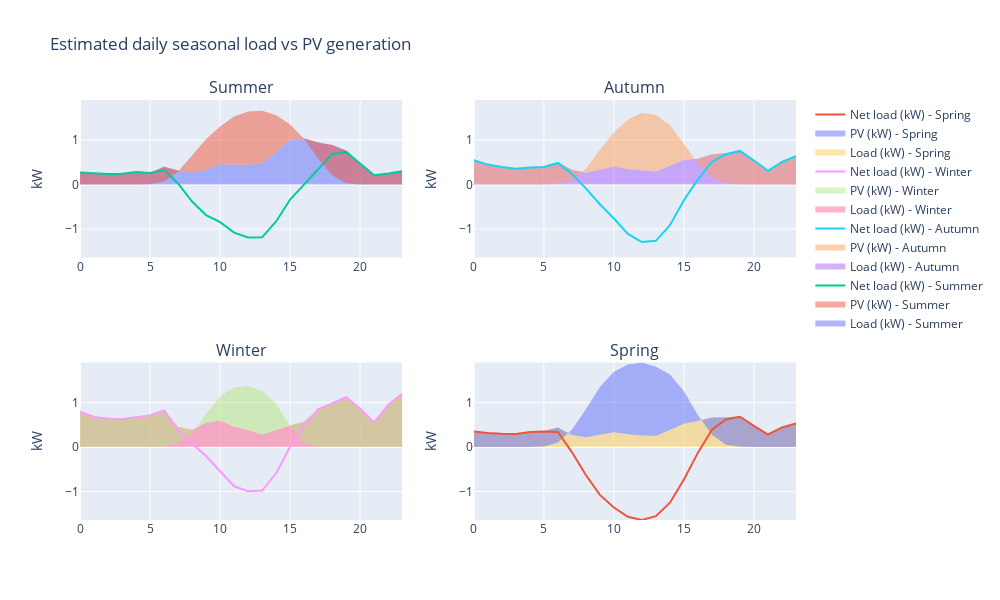

The code cell stored with this chart in its notebook:
### Code cell
#  Showing the results
# ]f battery doesn't exist:

if battery_kwh == 0:

    display('Estimated annual PV energy generated: '+ Results['Annual_PV_Generation'].astype(int).astype(str) + ' kWh')
    display('Estimated annual PV energy generated per kW installed capacity: '+ Results['Annual_PV_Generation_per_kW'].astype(int).astype(str) + ' kWh')
    display('Estimated PV energy consumed on-site: '+ Results['Est_Annual_PV_self_consumption_SolarOnly'].astype(int).astype(str) + ' kWh')
    display('Estimated annual CO2 emissions avoided: ' + (0.82* Results['Annual_PV_Generation']).astype(int).astype(str)  + ' kg CO2')
    display('Estimated energy exported to grid (No battery): '+ Results['Est_Annual_PV_export_SolarOnly'].astype(int).astype(str) + ' kWh')
    display('Estimated saving due to not using the grid (No battery): '+ Results['Saving_due_to_not_using_grid_SolarOnly'].astype(int).astype(str) + ' $')
    display('Estimated annual Feed-in tariff payment (No battery): '+ Results['FiT_Payment_SolarOnly'].astype(int).astype(str) + ' $')
    display('Estimated total annual saving (No battery): '+ Results['Annual_Saving_SolarOnly'].astype(int).astype(str) + ' $')

else:
    
    display('Estimated annual PV energy generated: '+ Results['Annual_PV_Generation'].astype(int).astype(str) + ' kWh')
    display('Estimated annual PV energy generated per kW installed capacity: '+ Results['Annual_PV_Generation_per_kW'].astype(int).astype(str) + ' kWh')

    display('Estimated annual CO2 emissions avoided: ' + (0.82* Results['Annual_PV_Generation']).astype(int).astype(str)  + ' kg CO2')

    display('Result without battery:')
    display('Estimated PV energy consumed on-site (No Battery): '+ Results['Est_Annual_PV_self_consumption_SolarOnly'].astype(int).astype(str) + ' kWh')
    display('Estimated energy exported to grid (No battery): '+ Results['Est_Annual_PV_export_SolarOnly'].astype(int).astype(str) + ' kWh')
    display('Estimated saving due to not using the grid (No battery): '+ Results['Saving_due_to_not_using_grid_SolarOnly'].astype(int).astype(str) + ' $')
    display('Estimated annual Feed-in tariff payment (No battery): '+ Results['FiT_Payment_SolarOnly'].astype(int).astype(str) + ' $')
    display('Estimated total annual saving (No battery): '+ Results['Annual_Saving_SolarOnly'].astype(int).astype(str) + ' $')

    display('Result with battery:')
    display('Estimated PV energy consumed on-site: '+ Results['Est_Annual_PV_self_consumption_sol_batt'].astype(int).astype(str) + ' kWh')

    display('Estimated energy exported to grid: '+ Results['Est_Annual_PV_export_sol_batt'].astype(int).astype(str) + ' kWh')
    display('Estimated saving due to not using the grid: '+ Results['Saving_due_to_not_using_grid_sol_batt'].astype(int).astype(str) + ' $')
    display('Estimated annual Feed-in tariff payment: '+ Results['FiT_Payment_sol_batt'].astype(int).astype(str) + ' $')
    display('Estimated total annual saving: '+ Results['Annual_Saving_sol_batt'].astype(int).astype(str) + ' $')

# Estimated daily seasonal load vs PV generation

LoadSeasonalPattern=pd.read_json(Results['Load_seasonal_pattern_kW'])
PVSeasonalPattern=pd.read_json(Results['PV_seasonal_pattern_kW'])
if battery_kwh > 0:
    PVBattSeasonalPattern=pd.read_json(Results['pv_batt_seasonal_pattern_kW'])

LoadSeasonalPattern_Sum=LoadSeasonalPattern.loc[LoadSeasonalPattern[0]==1,[1,2]]
LoadSeasonalPattern_Fal=LoadSeasonalPattern.loc[LoadSeasonalPattern[0]==2,[1,2]]
LoadSeasonalPattern_Win=LoadSeasonalPattern.loc[LoadSeasonalPattern[0]==3,[1,2]]
LoadSeasonalPattern_Spr=LoadSeasonalPattern.loc[LoadSeasonalPattern[0]==4,[1,2]]

PVSeasonalPattern_Sum=PVSeasonalPattern.loc[PVSeasonalPattern[0]==1,[1,2]]
PVSeasonalPattern_Fal=PVSeasonalPattern.loc[PVSeasonalPattern[0]==2,[1,2]]
PVSeasonalPattern_Win=PVSeasonalPattern.loc[PVSeasonalPattern[0]==3,[1,2]]
PVSeasonalPattern_Spr=PVSeasonalPattern.loc[PVSeasonalPattern[0]==4,[1,2]]
# if battery exists:

if battery_kwh > 0:
    PVBattSeasonalPattern_Sum=PVBattSeasonalPattern.loc[PVBattSeasonalPattern[0]==1,[1,2]]
    PVBattSeasonalPattern_Fal=PVBattSeasonalPattern.loc[PVBattSeasonalPattern[0]==2,[1,2]]
    PVBattSeasonalPattern_Win=PVBattSeasonalPattern.loc[PVBattSeasonalPattern[0]==3,[1,2]]
    PVBattSeasonalPattern_Spr=PVBattSeasonalPattern.loc[PVBattSeasonalPattern[0]==4,[1,2]]

trace1 = go.Scatter(
    x=LoadSeasonalPattern_Sum[1],
    y=LoadSeasonalPattern_Sum[2],fill='tozeroy', mode= 'none',name='Load (kW) - Summer')
trace11 = go.Scatter(
    x=PVSeasonalPattern_Sum[1],
    y=PVSeasonalPattern_Sum[2],fill='tonexty', mode= 'none',name='PV (kW) - Summer')

if battery_kwh > 0:
    trace12 = go.Scatter(
        x=PVBattSeasonalPattern_Sum[1],
        y=PVBattSeasonalPattern_Sum[2], mode= 'lines',name='Net load (with battery) (kW) - Summer')   
trace13 = go.Scatter(
    x=LoadSeasonalPattern_Sum[1],
    y=LoadSeasonalPattern_Sum[2]-PVSeasonalPattern_Sum[2], mode= 'lines',name='Net load (kW) - Summer')   

trace2 = go.Scatter(
    x=LoadSeasonalPattern_Fal[1],
    y=LoadSeasonalPattern_Fal[2],
    xaxis='x2',yaxis='y2',fill='tozeroy', mode= 'none',name='Load (kW) - Autumn')
trace21 = go.Scatter(
    x=PVSeasonalPattern_Fal[1],
    y=PVSeasonalPattern_Fal[2],
    xaxis='x2',yaxis='y2',fill='tonexty', mode= 'none',name='PV (kW) - Autumn')

if battery_kwh > 0:
    trace22 = go.Scatter(
        x=PVBattSeasonalPattern_Fal[1],
        y=PVBattSeasonalPattern_Fal[2], mode= 'lines',name='Net load (with battery) (kW) - Autumn')  
trace23 = go.Scatter(
    x=LoadSeasonalPattern_Fal[1],
    y=LoadSeasonalPattern_Fal[2]-PVSeasonalPattern_Fal[2], mode= 'lines',name='Net load (kW) - Autumn') 

trace3 = go.Scatter(
    x=LoadSeasonalPattern_Win[1],
    y=LoadSeasonalPattern_Win[2],
    xaxis='x3',yaxis='y3',fill='tozeroy', mode= 'none',name='Load (kW) - Winter')
trace31 = go.Scatter(
    x=PVSeasonalPattern_Win[1],
    y=PVSeasonalPattern_Win[2],
    xaxis='x3',yaxis='y3',fill='tonexty', mode= 'none',name='PV (kW) - Winter')

if battery_kwh > 0:   
    trace32 = go.Scatter(
        x=PVBattSeasonalPattern_Win[1],
        y=PVBattSeasonalPattern_Win[2], mode= 'lines',name='Net load (with battery) (kW) - Winter')  
trace33 = go.Scatter(
    x=LoadSeasonalPattern_Win[1],
    y=LoadSeasonalPattern_Win[2]-PVSeasonalPattern_Win[2], mode= 'lines',name='Net load (kW) - Winter') 

trace4 = go.Scatter(
    x=LoadSeasonalPattern_Spr[1],
    y=LoadSeasonalPattern_Spr[2],
    xaxis='x4',yaxis='y4',fill='tozeroy', mode= 'none',name='Load (kW) - Spring')
trace41 = go.Scatter(
    x=PVSeasonalPattern_Spr[1],
    y=PVSeasonalPattern_Spr[2],
    xaxis='x4',yaxis='y4',fill='tonexty', mode= 'none',name='PV (kW) - Spring')

if battery_kwh > 0:
    trace42 = go.Scatter(
        x=PVBattSeasonalPattern_Spr[1],
        y=PVBattSeasonalPattern_Spr[2], mode= 'lines',name='Net load (with battery) (kW) - Spring') 
trace43 = go.Scatter(
    x=LoadSeasonalPattern_Spr[1],
    y=LoadSeasonalPattern_Spr[2]-PVSeasonalPattern_Spr[2], mode= 'lines',name='Net load (kW) - Spring')  


fig = tools.make_subplots(rows=2, cols=2, print_grid=False, subplot_titles=('Summer', 'Autumn',
                                                          'Winter', 'Spring'))
fig.append_trace(trace1, 1, 1)
fig.append_trace(trace11, 1, 1)
if battery_kwh > 0:
    fig.append_trace(trace12, 1, 1)
fig.append_trace(trace13, 1, 1)

fig.append_trace(trace2, 1, 2)
fig.append_trace(trace21, 1, 2)
if battery_kwh > 0:
    fig.append_trace(trace22, 1, 2)
fig.append_trace(trace23, 1, 2)

fig.append_trace(trace3, 2, 1)
fig.append_trace(trace31, 2, 1)
if battery_kwh > 0:
    fig.append_trace(trace32, 2, 1)
fig.append_trace(trace33, 2, 1)

fig.append_trace(trace4, 2, 2)
fig.append_trace(trace41, 2, 2)
if battery_kwh > 0:
    fig.append_trace(trace42, 2, 2)
fig.append_trace(trace43, 2, 2)

MaxRange=max(max(LoadSeasonalPattern[2]),max(PVSeasonalPattern[2]))

if battery_kwh > 0:
    MinRange=min(min(LoadSeasonalPattern[2]-PVSeasonalPattern[2]),min(PVBattSeasonalPattern[2]))
else:
    MinRange=min(LoadSeasonalPattern[2]-PVSeasonalPattern[2])
    
fig['layout']['yaxis1'].update(title='kW',range=[MinRange,MaxRange])
fig['layout']['yaxis2'].update(title='kW',range=[MinRange,MaxRange])
fig['layout']['yaxis3'].update(title='kW',range=[MinRange,MaxRange])
fig['layout']['yaxis4'].update(title='kW',range=[MinRange,MaxRange])

fig['layout'].update(height=600, width=1000, title='Estimated daily seasonal load vs PV generation',showlegend=True)
# fig = go.Figure(data, layout)
iplot(fig)

### Figure 1 — Plotly figure (JSON) as saved in the notebook; plotly's stock layout.template omitted (floating-point values rounded to 4 significant figures)
{"data": [{"fill": "tozeroy", "mode": "none", "name": "Load (kW) - Summer", "type": "scatter", "x": [0, 1, 2, 3, 4, 5, 6, 7, 8, 9, 10, 11, 12, 13, 14, 15, 16, 17, 18, 19, 20, 21, 22, 23], "xaxis": "x", "y": [0.2725, 0.2511, 0.2369, 0.244, 0.2841, 0.2662, 0.3981, 0.3147, 0.2704, 0.3318, 0.4614, 0.4466, 0.4508, 0.4718, 0.7272, 1.011, 1.036, 0.9434, 0.8886, 0.7622, 0.4699, 0.2098, 0.2467, 0.2958], "yaxis": "y"}, {"fill": "tonexty", "mode": "none", "name": "PV (kW) - Summer", "type": "scatter", "x": [0, 1, 2, 3, 4, 5, 6, 7, 8, 9, 10, 11, 12, 13, 14, 15, 16, 17, 18, 19, 20, 21, 22, 23], "xaxis": "x", "y": [0, 0, 0, 0, 0, 0.005538, 0.07217, 0.291, 0.6536, 1.021, 1.306, 1.528, 1.641, 1.658, 1.558, 1.349, 1.028, 0.5834, 0.2056, 0.0287, 0, 0, 0, 0], "yaxis": "y"}, {"mode": "lines", "name": "Net load (kW) - Summer", "type": "scatter", "x": [0, 1, 2, 3, 4, 5, 6, 7, 8, 9, 10, 11, 12, 13, 14, 15, 16, 17, 18, 19, 20, 21, 22, 23], "xaxis": "x", "y": [0.2725, 0.2511, 0.2369, 0.244, 0.2841, 0.2606, 0.3259, 0.02363, -0.3832, -0.6892, -0.8449, -1.081, -1.191, -1.187, -0.8309, -0.3383, 0.007485, 0.3601, 0.683, 0.7335, 0.4699, 0.2098, 0.2467, 0.2958], "yaxis": "y"}, {"fill": "tozeroy", "mode": "none", "name": "Load (kW) - Autumn", "type": "scatter", "x": [0, 1, 2, 3, 4, 5, 6, 7, 8, 9, 10, 11, 12, 13, 14, 15, 16, 17, 18, 19, 20, 21, 22, 23], "xaxis": "x2", "y": [0.5442, 0.448, 0.393, 0.3539, 0.3806, 0.3936, 0.5004, 0.333, 0.2667, 0.335, 0.4028, 0.3487, 0.3221, 0.295, 0.42, 0.5547, 0.5816, 0.681, 0.703, 0.7555, 0.5387, 0.3065, 0.5066, 0.6401], "yaxis": "y2"}, {"fill": "tonexty", "mode": "none", "name": "PV (kW) - Autumn", "type": "scatter", "x": [0, 1, 2, 3, 4, 5, 6, 7, 8, 9, 10, 11, 12, 13, 14, 15, 16, 17, 18, 19, 20, 21, 22, 23], "xaxis": "x2", "y": [0, 0, 0, 0, 0, 0, 0.01555, 0.09359, 0.3534, 0.7784, 1.167, 1.461, 1.615, 1.561, 1.336, 0.9091, 0.4649, 0.1702, 0.0215, 0.0004831, 0, 0, 0, 0], "yaxis": "y2"}, {"mode": "lines", "name": "Net load (kW) - Autumn", "type": "scatter", "x": [0, 1, 2, 3, 4, 5, 6, 7, 8, 9, 10, 11, 12, 13, 14, 15, 16, 17, 18, 19, 20, 21, 22, 23], "xaxis": "x2", "y": [0.5442, 0.448, 0.393, 0.3539, 0.3806, 0.3936, 0.4848, 0.2394, -0.08668, -0.4435, -0.7645, -1.112, -1.293, -1.266, -0.9157, -0.3544, 0.1167, 0.5108, 0.6815, 0.7551, 0.5387, 0.3065, 0.5066, 0.6401], "yaxis": "y2"}, {"fill": "tozeroy", "mode": "none", "name": "Load (kW) - Winter", "type": "scatter", "x": [0, 1, 2, 3, 4, 5, 6, 7, 8, 9, 10, 11, 12, 13, 14, 15, 16, 17, 18, 19, 20, 21, 22, 23], "xaxis": "x3", "y": [0.7947, 0.6751, 0.641, 0.622, 0.6723, 0.7115, 0.8308, 0.4513, 0.39, 0.543, 0.5937, 0.4573, 0.3822, 0.2823, 0.3818, 0.4844, 0.5685, 0.8483, 0.9803, 1.118, 0.861, 0.5531, 0.951, 1.195], "yaxis": "y3"}, {"fill": "tonexty", "mode": "none", "name": "PV (kW) - Winter", "type": "scatter", "x": [0, 1, 2, 3, 4, 5, 6, 7, 8, 9, 10, 11, 12, 13, 14, 15, 16, 17, 18, 19, 20, 21, 22, 23], "xaxis": "x3", "y": [0, 0, 0, 0, 0, 0, 0.0108, 0.08445, 0.3175, 0.7465, 1.139, 1.34, 1.378, 1.261, 0.9727, 0.4793, 0.09537, 0.002252, 0, 0, 0, 0, 0, 0], "yaxis": "y3"}, {"mode": "lines", "name": "Net load (kW) - Winter", "type": "scatter", "x": [0, 1, 2, 3, 4, 5, 6, 7, 8, 9, 10, 11, 12, 13, 14, 15, 16, 17, 18, 19, 20, 21, 22, 23], "xaxis": "x3", "y": [0.7947, 0.6751, 0.641, 0.622, 0.6723, 0.7115, 0.82, 0.3669, 0.07244, -0.2035, -0.5452, -0.8825, -0.9959, -0.9788, -0.5909, 0.005083, 0.4731, 0.8461, 0.9803, 1.118, 0.861, 0.5531, 0.951, 1.195], "yaxis": "y3"}, {"fill": "tozeroy", "mode": "none", "name": "Load (kW) - Spring", "type": "scatter", "x": [0, 1, 2, 3, 4, 5, 6, 7, 8, 9, 10, 11, 12, 13, 14, 15, 16, 17, 18, 19, 20, 21, 22, 23], "xaxis": "x4", "y": [0.3483, 0.3129, 0.3003, 0.2953, 0.3394, 0.3594, 0.4392, 0.2728, 0.2201, 0.273, 0.3339, 0.2882, 0.2594, 0.2484, 0.3809, 0.524, 0.5875, 0.6662, 0.6719, 0.6837, 0.4746, 0.2812, 0.4399, 0.5321], "yaxis": "y4"}, {"fill": "tonexty", "mode": "none", "name": "PV (kW) - Spring", "type": "scatter", "x": [0, 1, 2, 3, 4, 5, 6, 7, 8, 9, 10, 11, 12, 13, 14, 15, 16, 17, 18, 19, 20, 21, 22, 23], "xaxis": "x4", "y": [0, 0, 0, 0, 0, 0.01072, 0.0995, 0.3867, 0.8504, 1.35, 1.693, 1.856, 1.9, 1.802, 1.633, 1.256, 0.7136, 0.2763, 0.05184, 0.00382, 0, 0, 0, 0], "yaxis": "y4"}, {"mode": "lines", "name": "Net load (kW) - Spring", "type": "scatter", "x": [0, 1, 2, 3, 4, 5, 6, 7, 8, 9, 10, 11, 12, 13, 14, 15, 16, 17, 18, 19, 20, 21, 22, 23], "xaxis": "x4", "y": [0.3483, 0.3129, 0.3003, 0.2953, 0.3394, 0.3487, 0.3397, -0.1139, -0.6303, -1.077, -1.36, -1.568, -1.641, -1.554, -1.252, -0.7317, -0.1261, 0.3899, 0.62, 0.6799, 0.4746, 0.2812, 0.4399, 0.5321], "yaxis": "y4"}], "layout": {"annotations": [{"font": {"size": 16}, "showarrow": false, "text": "Summer", "x": 0.225, "xanchor": "center", "xref": "paper", "y": 1, "yanchor": "bottom", "yref": "paper"}, {"font": {"size": 16}, "showarrow": false, "text": "Autumn", "x": 0.775, "xanchor": "center", "xref": "paper", "y": 1, "yanchor": "bottom", "yref": "paper"}, {"font": {"size": 16}, "showarrow": false, "text": "Winter", "x": 0.225, "xanchor": "center", "xref": "paper", "y": 0.375, "yanchor": "bottom", "yref": "paper"}, {"font": {"size": 16}, "showarrow": false, "text": "Spring", "x": 0.775, "xanchor": "center", "xref": "paper", "y": 0.375, "yanchor": "bottom", "yref": "paper"}], "height": 600, "showlegend": true, "title": {"text": "Estimated daily seasonal load vs PV generation"}, "width": 1000, "xaxis": {"anchor": "y", "domain": [0, 0.45]}, "xaxis2": {"anchor": "y2", "domain": [0.55, 1]}, "xaxis3": {"anchor": "y3", "domain": [0, 0.45]}, "xaxis4": {"anchor": "y4", "domain": [0.55, 1]}, "yaxis": {"anchor": "x", "domain": [0.625, 1], "range": [-1.641, 1.9], "title": {"text": "kW"}}, "yaxis2": {"anchor": "x2", "domain": [0.625, 1], "range": [-1.641, 1.9], "title": {"text": "kW"}}, "yaxis3": {"anchor": "x3", "domain": [0, 0.375], "range": [-1.641, 1.9], "title": {"text": "kW"}}, "yaxis4": {"anchor": "x4", "domain": [0, 0.375], "range": [-1.641, 1.9], "title": {"text": "kW"}}}}
